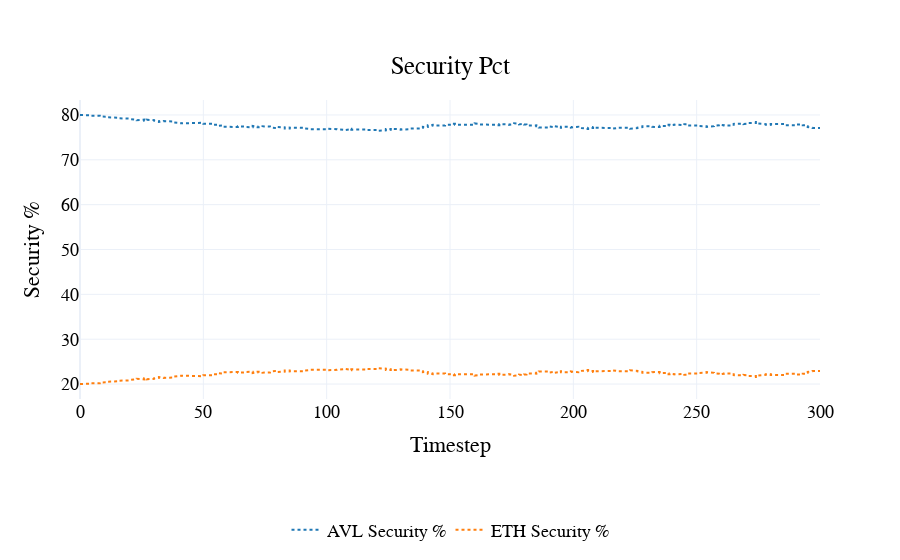

Notebook code for this chart:
### Code cell
fig= visualizations.plot_security_pct(
    df
)
pio.show(fig)

### Figure 1 — Plotly figure (JSON) as saved in the notebook; plotly's stock layout.template omitted (floating-point values rounded to 4 significant figures; data arrays with more than 128 entries replaced by an {"elided": "..."} marker saying what was removed)
{"data": [{"line": {"color": "#1f77b4", "dash": "dot"}, "name": "AVL Security %", "type": "scatter", "x": {"elided": "2401 int values"}, "y": {"elided": "2401 float values"}}, {"line": {"color": "#ff7f0e", "dash": "dot"}, "name": "ETH Security %", "type": "scatter", "x": {"elided": "2401 int values"}, "y": {"elided": "2401 float values"}}], "layout": {"font": {"color": "black", "family": "Arial", "size": 18}, "hovermode": "x unified", "legend": {"orientation": "h", "x": 0.5, "xanchor": "center", "y": -0.5, "yanchor": "bottom"}, "paper_bgcolor": "rgba(255, 255, 255, 1)", "plot_bgcolor": "rgba(255, 255, 255, 1)", "title": {"text": "Security Pct", "x": 0.5, "xanchor": "center", "y": 0.9, "yanchor": "top"}, "xaxis": {"title": {"text": "Timestep"}}, "yaxis": {"title": {"text": "Security %"}}}}
